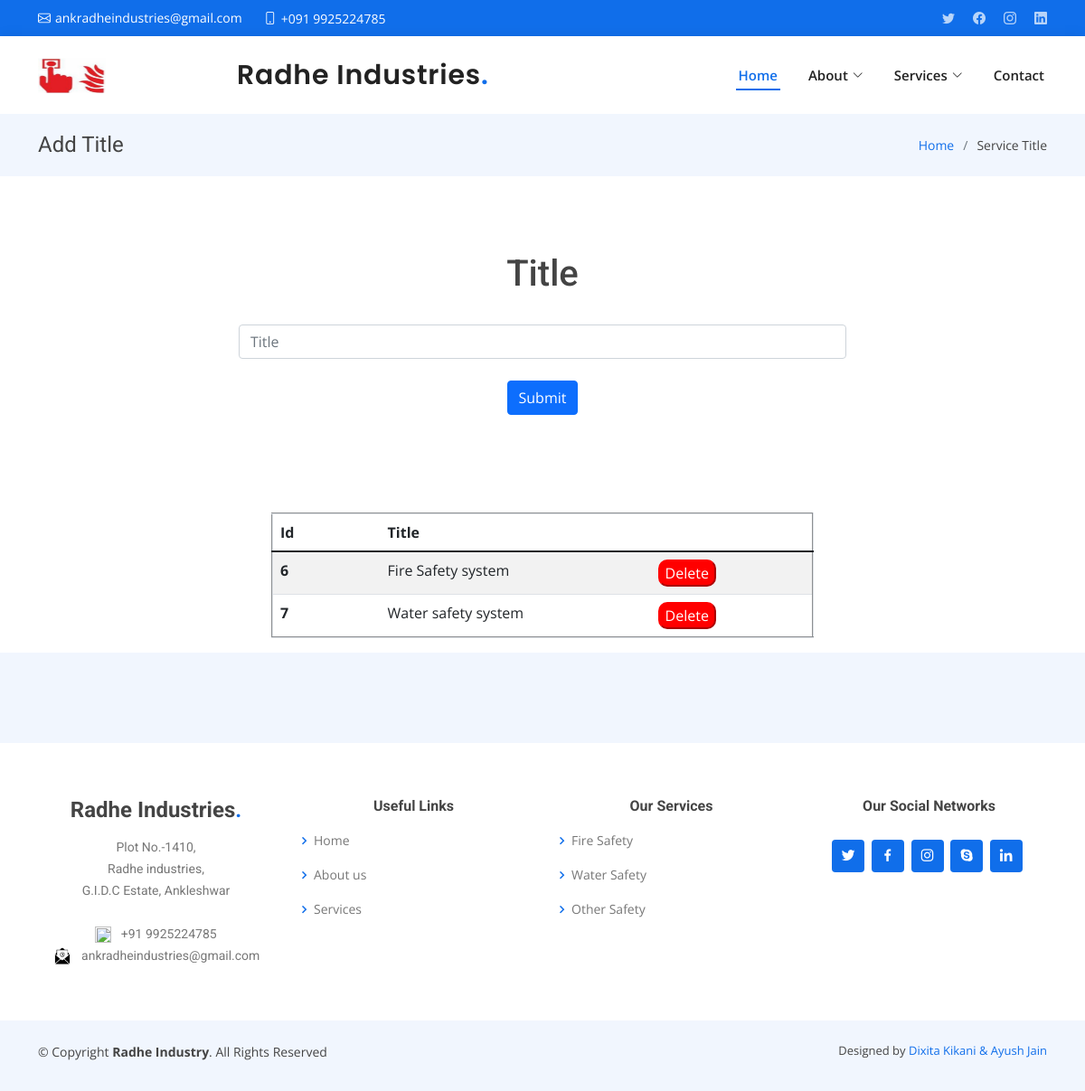
The app's page /info/ (signed in) with its own data.
### RadheInd_Admin/models.py (models this page shows)
class pageTitle(models.Model):
    title = models.CharField(max_length=200)

### RadheInd_Admin/views.py (the view)
# urls.py: path('info/', views.test, name="test"),
def test(request):
    data = testing.objects.all()
    main_title = pageTitle.objects.all()
    return render(request, "main_title.html", {'data':data, 'main_title':main_title})

### templates/main_title.html (shortened to what this page needs)
{% extends 'base-2.0.html' %}
{% load static %}
{% block content %}
<section class="breadcrumbs">
    <div class="container">
        <div class="d-flex justify-content-between align-items-center">
            <h2><B>Add Title</B></h2>
            <ol>
                <li><a href="{% url 'index' %}">Home</a></li>
                <li>Service Title</li>
            </ol>
        </div>
    </div>
</section>
<center>
    <div style="width: 70%; padding: 7%;">
        <h1>Title</h1><br>
        <form action="{% url 'maintitle' %}" enctype="multipart/form-data" method="post">
            <div class="form-group">
                <input type="text" class="form-control" name="title" placeholder="Title">
            </div>
            <br>
            <button type="submit" class="btn btn-primary">Submit</button>
        </form>
    </div>
<center>
<br>
{% if user.is_superuser %}
    <div style="width: 50%">
        <table class="table table-striped" border="2px" style="padding:50px">
            <thead>
            <tr>
                <th scope="col" width="20%">Id</th>
                <th scope="col" width="50%">Title</th>
                <th scope="col" width="30%"></th>
            </tr>
            </thead>
            <tbody>
            {% for i in main_title %}
            <tr>
                <th scope="row">{{ i.id }}</th>
                <td>
                    {{ i.title }}
                </td>
                <td>
                    <form action="{% url 'delete_title' %}" enctype="multipart/form-data">
                        <input type="submit" style="background-color: red; color: white; border-radius: 10px; border-color: red" value="Delete">
                    </form>
                </td>
            </tr>
            {% endfor %}
            </tbody>
        </table>
    </div>
{% endif %}
{% endblock %}

### static/css/style.css (style rules this page uses)
body { font-family: "Open Sans", sans-serif; color: #444444; }
a { color: #106eea; text-decoration: none; }
h1, h2, h3, h4, h5, h6 { font-family: "Roboto", sans-serif; }
section { padding: 60px 0; overflow: hidden; }
.breadcrumbs { padding: 20px 0; background-color: #f1f6fe; min-height: 40px; }
.breadcrumbs h2 { font-size: 24px; font-weight: 300; margin: 0; }
.breadcrumbs ol { display: flex; flex-wrap: wrap; list-style: none; padding: 0; margin: 0; font-size: 14px; }
.breadcrumbs ol li + li { padding-left: 10px; }
.breadcrumbs ol li + li::before { display: inline-block; padding-right: 10px; color: #6c757d; content: "/"; }

### records on screen
pageTitle: id "6", title "Fire Safety system"
pageTitle: id "7", title "Water safety system"
